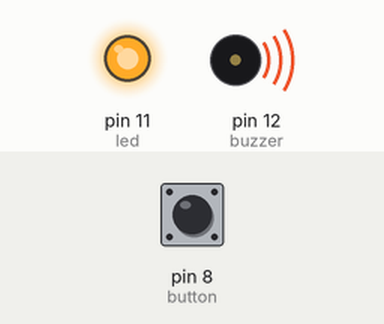
A sketch run on a simulated Arduino Uno, built with avr-gcc and run on an emulated ATmega328P. Shown: output pins drawn as LEDs (lit = HIGH), buzzer (waves = sounding, pin HIGH). Inputs (shaded band) come from the test bench; at power-on: pin 8 (button) HIGH.

Above: at 0.3 s.
Timing chart, 0 to 1.8 s (numbered marks = the images above):
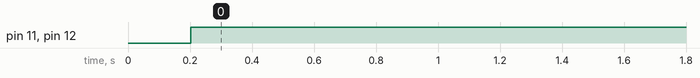

The sketch:

SimpleAlarm.ino
```cpp
// Wiring code generated from an ArduinoML model
// Application name: SimpleAlarm

void setup(){
  pinMode(8, INPUT);  // button [Sensor]
  pinMode(11, OUTPUT); // led [Actuator]
  pinMode(12, OUTPUT); // buzzer [Actuator]
}

long time = 0; long debounce = 200;

void state_on() {
  digitalWrite(11,HIGH);
  digitalWrite(12,HIGH);
  boolean guard = millis() - time > debounce;
  if( digitalRead(8) == LOW && guard ) {
    time = millis();
    state_off();
  }
  else {
    state_on();
  }
}

void state_off() {
  digitalWrite(11,LOW);
  digitalWrite(12,LOW);
  boolean guard = millis() - time > debounce;
  if( digitalRead(8) == HIGH && guard ) {
    time = millis();
    state_on();
  }
  else {
    state_off();
  }
}

void loop() {
  state_off();
}
```

Measured:
- by itself, pin 11 (led), pin 12 (buzzer): LOW → HIGH at 0.20 s
